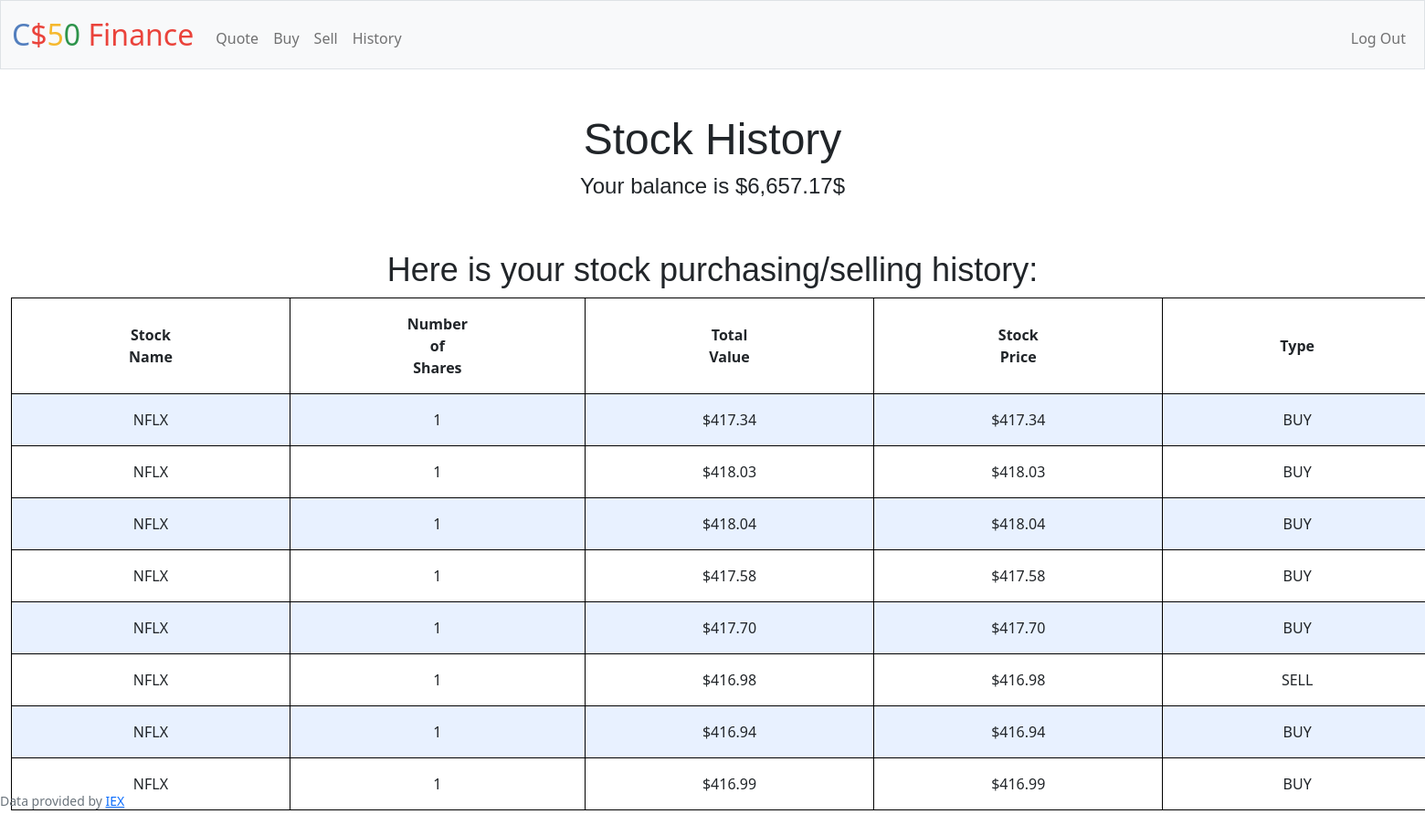
/history (signed in), run on the app's committed database.
### tables this page shows
CREATE TABLE users (id INTEGER PRIMARY KEY AUTOINCREMENT NOT NULL, username TEXT NOT NULL, hash TEXT NOT NULL, cash TEXT NOT NULL DEFAULT '$10000.00');

CREATE TABLE people_history(username_id INTEGER, stock_name TEXT, stock_number INTEGER, type TEXT, stock_price TEXT, total_cost TEXT, FOREIGN KEY(username_id) REFERENCES users(id));

### app.py (the view)
@app.route("/history")
@login_required
def history():
    rows = db.execute("SELECT * FROM people_history WHERE username_id = (?)", session["user_id"])
    user_information = db.execute("SELECT * FROM users WHERE id = (?)", session["user_id"])
    cash = user_information[0]["cash"]
    return render_template("history.html", cash = cash, rows = rows)

### app.py (called while the page is built)
@app.after_request
def after_request(response):
    response.headers["Cache-Control"] = "no-cache, no-store, must-revalidate"
    response.headers["Expires"] = 0
    response.headers["Pragma"] = "no-cache"
    return response

### helpers.py (called while the page is built)
def login_required(f):
    @wraps(f)
    def decorated_function(*args, **kwargs):
        if session.get("user_id") is None:
            return redirect("/login")
        return f(*args, **kwargs)
    return decorated_function

### templates/history.html (shortened to what this page needs)
{% extends "layout.html" %}
{% block main %}
    <h1>
        Stock History
    </h1>
    <h3>
        Your balance is {{cash}}$
    </h3>
    <br></br>
    <h2>
        Here is your stock purchasing/selling history:
    </h2>
    <table>
        <thead>
            <tr>
                <th>Stock Name</th>
                <th>Number of Shares</th>
                <th>Total Value</th>
                <th>Stock Price</th>
                <th>Type</th>
            </tr>
        </thead>
        <tbody>
            {% for row in rows %}
                <tr>
                    <td>
                        {{row["stock_name"]}}
                    </td>
                    <td>
                        {{row["stock_number"]}}
                    </td>
                    <td>
                        {{row["total_cost"]}}
                    </td>
                    <td>
                        {{row["stock_price"]}}
                    </td>
                    <td>
                        {{row["type"]}}
                    </td>
                </tr>
            {% endfor %}
        </tbody>
    </table>
{% endblock %}

### static/styles.css (style rules this page uses)
body { background-color: #fff; color: #212529; font-size: 1rem; font-weight: 400; line-height: 1.5; margin: 0; text-align: left; }
h1 { font-family: 'Tahoma', sans-serif; font-size: 48px; }
h2 { font-family: 'Tahoma', sans-serif; font-size: 36px; }
h3 { font-family: 'Tahoma', sans-serif; font-size: 24px; }
table { background-color: solid; border: 1px solid black; margin-left: auto; margin-right: auto; }
table th, table td { padding: 1rem 8rem; vertical-align: middle; border: 1px solid black }
tbody tr:nth-of-type(odd) { background-color: rgb(179, 208, 255, 0.3) }

### data on the page
users: cash "$6,657.17"
people_history: stock_name "NFLX", stock_number "1", total_cost "$417.34", stock_price "$417.34", type "BUY"
people_history: stock_name "NFLX", stock_number "1", total_cost "$418.03", stock_price "$418.03", type "BUY"
people_history: stock_name "NFLX", stock_number "1", total_cost "$418.04", stock_price "$418.04", type "BUY"
people_history: stock_name "NFLX", stock_number "1", total_cost "$417.58", stock_price "$417.58", type "BUY"
people_history: stock_name "NFLX", stock_number "1", total_cost "$417.70", stock_price "$417.70", type "BUY"
people_history: stock_name "NFLX", stock_number "1", total_cost "$416.98", stock_price "$416.98", type "SELL"
people_history: stock_name "NFLX", stock_number "1", total_cost "$416.94", stock_price "$416.94", type "BUY"
people_history: stock_name "NFLX", stock_number "1", total_cost "$416.99", stock_price "$416.99", type "BUY"
